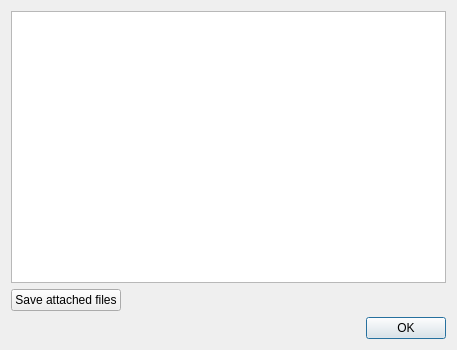
<?xml version="1.0" encoding="UTF-8"?>
<ui version="4.0">
 <class>Message_Details_Dialog</class>
 <widget class="QDialog" name="Message_Details_Dialog">
  <property name="geometry">
   <rect>
    <x>0</x>
    <y>0</y>
    <width>457</width>
    <height>350</height>
   </rect>
  </property>
  <property name="windowTitle">
   <string>Dialog</string>
  </property>
  <layout class="QVBoxLayout" name="verticalLayout_2">
   <item>
    <widget class="QTableWidget" name="details_widget">
     <property name="contextMenuPolicy">
      <enum>Qt::ActionsContextMenu</enum>
     </property>
     <property name="verticalScrollBarPolicy">
      <enum>Qt::ScrollBarAsNeeded</enum>
     </property>
     <property name="editTriggers">
      <set>QAbstractItemView::NoEditTriggers</set>
     </property>
     <attribute name="horizontalHeaderVisible">
      <bool>false</bool>
     </attribute>
     <attribute name="horizontalHeaderStretchLastSection">
      <bool>true</bool>
     </attribute>
    </widget>
   </item>
   <item>
    <layout class="QHBoxLayout" name="horizontalLayout">
     <item>
      <widget class="QPushButton" name="save_button">
       <property name="text">
        <string>Save attached files</string>
       </property>
      </widget>
     </item>
     <item>
      <spacer name="horizontalSpacer">
       <property name="orientation">
        <enum>Qt::Horizontal</enum>
       </property>
       <property name="sizeHint" stdset="0">
        <size>
         <width>40</width>
         <height>20</height>
        </size>
       </property>
      </spacer>
     </item>
    </layout>
   </item>
   <item>
    <widget class="QDialogButtonBox" name="buttonBox">
     <property name="orientation">
      <enum>Qt::Horizontal</enum>
     </property>
     <property name="standardButtons">
      <set>QDialogButtonBox::Ok</set>
     </property>
    </widget>
   </item>
  </layout>
  <action name="actionCopy">
   <property name="text">
    <string>Copy</string>
   </property>
   <property name="toolTip">
    <string>Copies cell content</string>
   </property>
   <property name="shortcut">
    <string>Ctrl+C</string>
   </property>
  </action>
 </widget>
 <resources/>
 <connections>
  <connection>
   <sender>buttonBox</sender>
   <signal>accepted()</signal>
   <receiver>Message_Details_Dialog</receiver>
   <slot>accept()</slot>
   <hints>
    <hint type="sourcelabel">
     <x>248</x>
     <y>254</y>
    </hint>
    <hint type="destinationlabel">
     <x>157</x>
     <y>274</y>
    </hint>
   </hints>
  </connection>
  <connection>
   <sender>buttonBox</sender>
   <signal>rejected()</signal>
   <receiver>Message_Details_Dialog</receiver>
   <slot>reject()</slot>
   <hints>
    <hint type="sourcelabel">
     <x>316</x>
     <y>260</y>
    </hint>
    <hint type="destinationlabel">
     <x>286</x>
     <y>274</y>
    </hint>
   </hints>
  </connection>
 </connections>
</ui>
